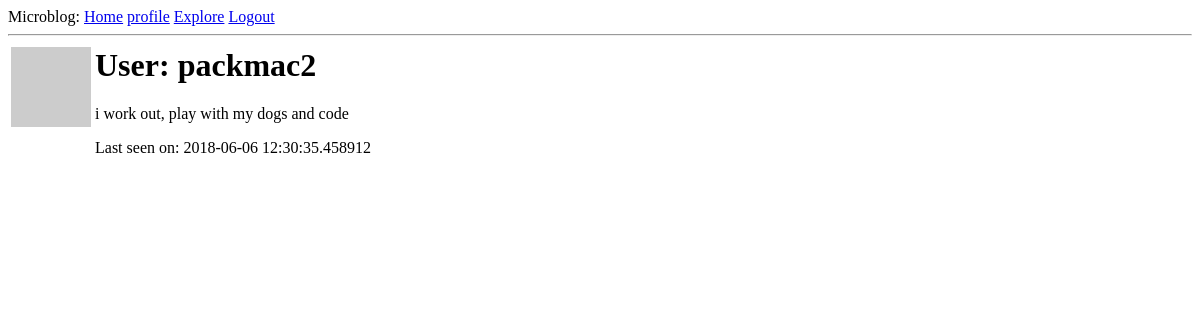
/user/packmac2 (signed in), run on an earlier commit of the app's database.
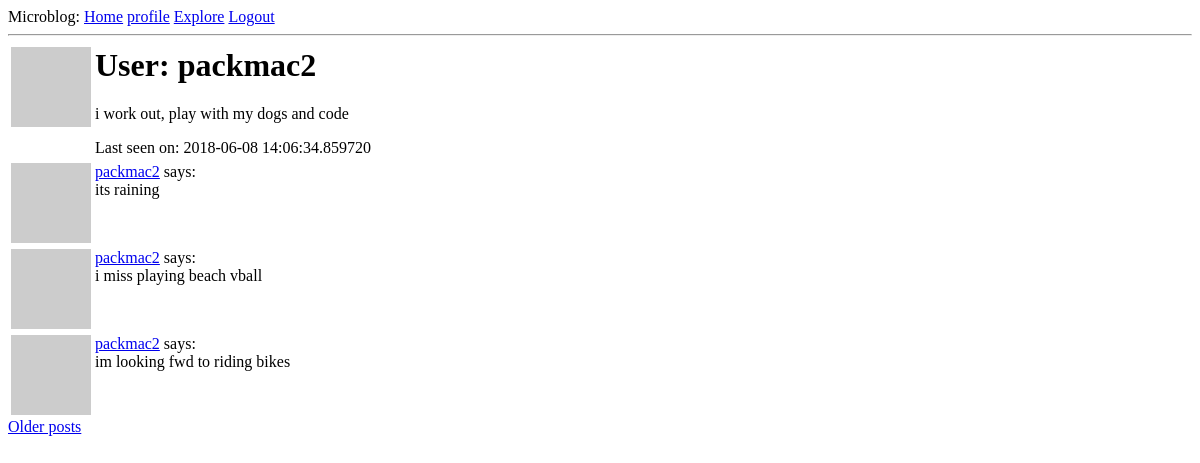
And on a later commit of the database.
### app/models.py (models this page shows, shortened)
class User(UserMixin, db.Model):
    id = db.Column(db.Integer, primary_key=True)
    username = db.Column(db.String(64), index=True, unique=True)
    email = db.Column(db.String(120), index=True, unique=True)
    password_hash = db.Column(db.String(120))
    posts = db.relationship('Post', backref='author', lazy='dynamic')
    about_me = db.Column(db.String(140))
    last_seen = db.Column(db.DateTime, default=datetime.utcnow)
    followed = db.relationship(
        'User', secondary=followers,
        primaryjoin=(followers.c.follower_id == id),
        secondaryjoin=(followers.c.followed_id == id),
        backref=db.backref('followers', lazy='dynamic'), lazy='dynamic')
    def avatar(self, size):
        digest = md5(self.email.lower().encode('utf-8')).hexdigest()
        return 'https://www.gravatar.com/avatar/{}?d=identicon&s={}'.format(digest, size)

class Post(db.Model):
    id = db.Column(db.Integer, primary_key=True)
    body = db.Column(db.String(140))
    timestamp = db.Column(db.DateTime, index=True, default=datetime.utcnow)
    user_id = db.Column(db.Integer, db.ForeignKey('user.id'))

### app/routes.py (the view)
@app.route('/user/<username>')
@login_required
def user(username):
    user = User.query.filter_by(username=username).first_or_404()
    page = request.args.get('page', 1, type=int)
    posts = user.posts.order_by(Post.timestamp.desc()).paginate(
        page, app.config['POSTS_PER_PAGE'], False)
    next_url = url_for('user', username=user.username, page=posts.next_num) \
        if posts.has_next else None
    prev_url = url_for('user', username=user.username, page=posts.prev_num) \
        if posts.has_prev else None
    return render_template('user.html', user=user, posts=posts.items, next_url=next_url, prev_url=prev_url)

### app/models.py (called while the page is built)
@login.user_loader
def load_user(id):
    return User.query.get(int(id))

### app/routes.py (called while the page is built)
@app.before_request
def before_request():
    if current_user.is_authenticated:
        current_user.last_seen = datetime.utcnow()
        db.session.commit()

### app/templates/user.html (shortened to what this page needs)
{% extends "base.html" %} {% block content %}
<table>
    <tr valign="top">
        <td>
            <img src="{{ user.avatar(128) }}">
        </td>
        <td>
            <h1>User: {{ user.username }}</h1>
            {% if user.about_me %}
            <p>{{ user.about_me }}</p> {% endif %} {% if user.last_seen %}
            <p>Last seen on: {{ user.last_seen }} </p>
            {% endif %}
        </td>
    </tr>
</table>
{% for post in posts %} {% include '_post.html' %} {% endfor %}  {% if next_url %}
<a href="{{ next_url }}">Older posts</a>
{% endif %} {% endblock %}

### app/templates/_post.html
<table>
    <tr valign="top">
        <td>
            <img src="{{ post.author.avatar(36) }}" </td>
            <td>
                <a href="{{ url_for('user', username=post.author.username) }}">
                    {{ post.author.username }}</a>
                says:
                <br>{{ post.body }}</td>
    </tr>
</table>

What changed in the data, as far as the page shows it:
changed User "packmac2": last_seen "2018-06-06 12:30:35.458912" → "2018-06-08 14:06:34.859720"
added Post: author.username "packmac2", body "its raining"
added Post: author.username "packmac2", body "i miss playing beach vball"
added Post: author.username "packmac2", body "im looking fwd to riding bikes"
Also different on the page:
text now shown: "Older posts"
